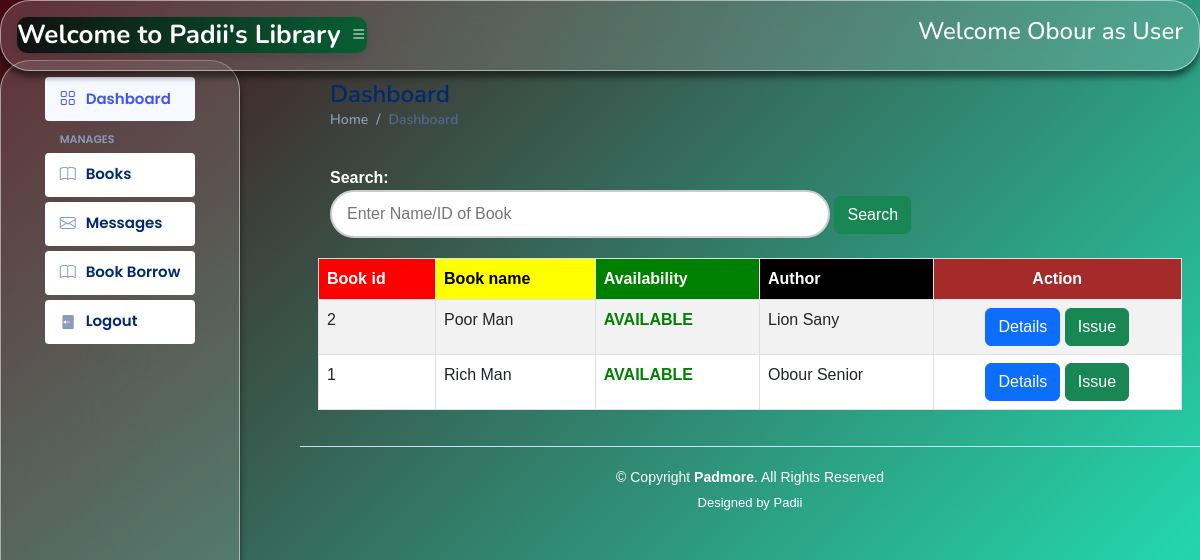
The app's page /student/index.php?page=books (signed in) with its own data.
### tables this page shows
CREATE TABLE `books` (
  `book_id` int(11) NOT NULL,
  `title` varchar(255) NOT NULL,
  `author` varchar(255) NOT NULL,
  `isbn` varchar(20) NOT NULL,
  `year` year(4) NOT NULL,
  `quantity` int(11) DEFAULT 0,
  `available` bigint(250) NOT NULL
);

### student/books.php (the view, shortened to what this page needs)
<?php
if ($_SESSION['username']) {
    ?>
			<form class="form-horizontal row-fluid" action="?page=books" method="post">
                                        <div class="search-container">
                                            <label class="control-label" for="Search"><b>Search:</b></label>
                                            <div class="controls">
                                                <input type="text" id="title" name="title" placeholder="Enter Name/ID of Book" class="search-input" required>
                                                <button type="submit" name="submit"class="btn btn-success">Search</button>
                                            </div>
                                        </div>
                                    </form>
                                    <br>
                                    <?php
                                    if(isset($_POST['submit']))
                                        {$s=$_POST['title'];
                                            $sql="select * from PADIILIB.books where book_id='$s' or title like '%$s%'";
                                        }
                                    else
                                        $sql="select * from PADIILIB.books order by Available DESC";
                                    $result=$conn->query($sql);
                                    $rowcount=mysqli_num_rows($result);
                                    if(!($rowcount))
                                        echo "<br><center><h2><b><i>No Results</i></b></h2></center>";
                                    else
                                    {
                                    ?>
                        <table class="table table-hover table-bordered table-striped" id = "tables">
                                  <thead >
                                    <tr>
                                      <th style="color:white; background:red">Book id</th>
                                      <th style="color:black; background:yellow">Book name</th>
                                      <th style="color:white; background:green">Availability</th>
                                      <th style="color:white; background:black">Author</th>
                                      <th style="text-align:center; color:white; background:brown">Action</th>
                                    </tr>
                                  </thead>
                                  <tbody>
                                    <?php
                            while($row=$result->fetch_assoc())
                            {
                                $bookid=$row['book_id'];
                                $name=$row['title'];
                                $avail=$row['available'];
                                $author=$row['author'];
                            ?>
                                    <tr>
                                      <td><?php echo $bookid ?></td>
                                      <td><?php echo $name ?></td>
                                      <td><b><?php
                                           if($avail > 0)
                                              echo "<font color=\"green\">AVAILABLE</font>";
                                            else
                                            	echo "<font color=\"red\">NOT AVAILABLE</font>";
                                                 ?>
                                                 </b></td>
                                                 <td><?php echo $author ?></td>
                                      <td><center>
										<form action='?page=bookdetails' method='POST' class='d-inline'>
											  <button type='submit' name='id' value="<?php echo $bookid; ?>" class=' btn btn btn-primary'  data-toggle='tooltip' data-original-title='Delete' onclick='return confirmIssue(" . $row["book_id"] . ")'> Details </button>
											 </form>
                                      	<?php
                                      	if($avail > 0)
                                      		echo "<form action='' method='POST' class='d-inline'>
											  <button type='submit' name='issue' value='".$row["book_id"]."' class=' btn btn btn-success'  data-toggle='tooltip' data-original-title='Delete' onclick='return confirmIssue(" . $row["book_id"] . ")'>Issue</button>
											 </form>";
                                        ?>
                                        </center></td>
                                    </tr>
                               <?php }} ?>
                               </tbody>
                                </table>
                            </div>
<?php }
else {
    echo "<script type='text/javascript'>alert('Access Denied!!!')</script>";
} ?>

### student/assets/css/style.css (style rules this page uses)
:root { scroll-behavior: smooth; }
body { font-family: "Open Sans", sans-serif; background: #f6f9ff; color: #444444; }

### student/topbar.php (style rules this page uses)
body { font-family: 'Arial', sans-serif; background: linear-gradient(-45deg, #ee7752, #e73c7e, #23a6d5, #23d5ab,rgb(70, 8, 16)); background-size: 400% 400%; animation: gradientBG 15s ease infinite; color: #fff; overflow-x: hidden; }

### student/books.php (style rules this page uses)
.search-container { display: top; justify-content: center; align-items: center; margin: 20px 0; }
.search-input { width: 500px; padding: 10px 15px; font-size: 16px; border: 2px solid #ccc; border-radius: 25px; outline: none; transition: border-color 0.3s ease; }

### records on screen
books: book_id "2", title "Poor Man", available "AVAILABLE", author "Lion Sany"
books: book_id "1", title "Rich Man", available "AVAILABLE", author "Obour Senior"

### other values on screen
$_SESSION["username"] "Obour"
